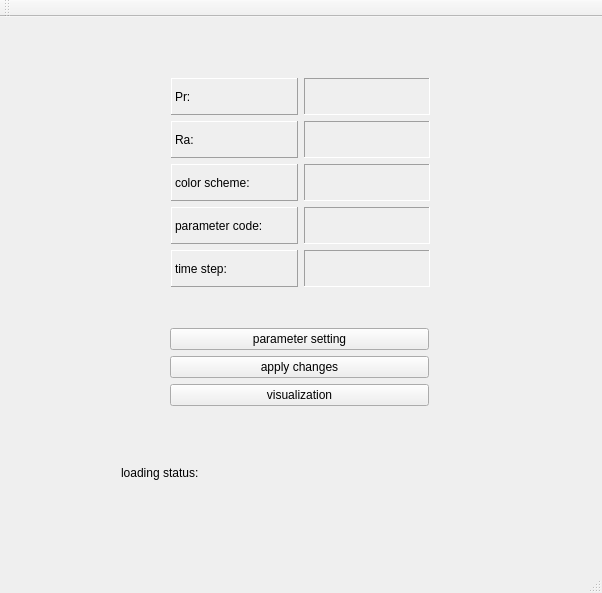
<?xml version="1.0" encoding="UTF-8"?>
<ui version="4.0">
 <class>RBCGUI</class>
 <widget class="QMainWindow" name="RBCGUI">
  <property name="geometry">
   <rect>
    <x>0</x>
    <y>0</y>
    <width>602</width>
    <height>593</height>
   </rect>
  </property>
  <property name="windowTitle">
   <string>RBCGUI</string>
  </property>
  <property name="styleSheet">
   <string notr="true"/>
  </property>
  <widget class="QWidget" name="centralWidget">
   <widget class="QWidget" name="gridLayoutWidget">
    <property name="geometry">
     <rect>
      <x>160</x>
      <y>50</y>
      <width>281</width>
      <height>231</height>
     </rect>
    </property>
    <layout class="QGridLayout" name="gridLayout">
     <item row="3" column="0">
      <widget class="QLabel" name="ParameterCode_label">
       <property name="frameShape">
        <enum>QFrame::Panel</enum>
       </property>
       <property name="frameShadow">
        <enum>QFrame::Raised</enum>
       </property>
       <property name="text">
        <string>parameter code:</string>
       </property>
      </widget>
     </item>
     <item row="1" column="1">
      <widget class="QLabel" name="Ra_display">
       <property name="frameShape">
        <enum>QFrame::Panel</enum>
       </property>
       <property name="frameShadow">
        <enum>QFrame::Sunken</enum>
       </property>
       <property name="text">
        <string/>
       </property>
      </widget>
     </item>
     <item row="1" column="0">
      <widget class="QLabel" name="Ra_label">
       <property name="frameShape">
        <enum>QFrame::Panel</enum>
       </property>
       <property name="frameShadow">
        <enum>QFrame::Raised</enum>
       </property>
       <property name="text">
        <string>Ra:</string>
       </property>
      </widget>
     </item>
     <item row="2" column="0">
      <widget class="QLabel" name="ColorScheme_label">
       <property name="frameShape">
        <enum>QFrame::Panel</enum>
       </property>
       <property name="frameShadow">
        <enum>QFrame::Raised</enum>
       </property>
       <property name="text">
        <string>color scheme:</string>
       </property>
      </widget>
     </item>
     <item row="0" column="0">
      <widget class="QLabel" name="Pr_label">
       <property name="frameShape">
        <enum>QFrame::Panel</enum>
       </property>
       <property name="frameShadow">
        <enum>QFrame::Raised</enum>
       </property>
       <property name="text">
        <string>Pr:</string>
       </property>
      </widget>
     </item>
     <item row="3" column="1">
      <widget class="QLabel" name="ParemeterCode_display">
       <property name="frameShape">
        <enum>QFrame::Panel</enum>
       </property>
       <property name="frameShadow">
        <enum>QFrame::Sunken</enum>
       </property>
       <property name="text">
        <string/>
       </property>
      </widget>
     </item>
     <item row="0" column="1">
      <widget class="QLabel" name="Pr_display">
       <property name="frameShape">
        <enum>QFrame::Panel</enum>
       </property>
       <property name="frameShadow">
        <enum>QFrame::Sunken</enum>
       </property>
       <property name="text">
        <string/>
       </property>
      </widget>
     </item>
     <item row="2" column="1">
      <widget class="QLabel" name="ColorScheme_display">
       <property name="frameShape">
        <enum>QFrame::Panel</enum>
       </property>
       <property name="frameShadow">
        <enum>QFrame::Sunken</enum>
       </property>
       <property name="text">
        <string/>
       </property>
      </widget>
     </item>
     <item row="4" column="0">
      <widget class="QLabel" name="TimeStep_label">
       <property name="frameShape">
        <enum>QFrame::Panel</enum>
       </property>
       <property name="frameShadow">
        <enum>QFrame::Raised</enum>
       </property>
       <property name="text">
        <string>time step:</string>
       </property>
      </widget>
     </item>
     <item row="4" column="1">
      <widget class="QLabel" name="TimeStep_display">
       <property name="frameShape">
        <enum>QFrame::Panel</enum>
       </property>
       <property name="frameShadow">
        <enum>QFrame::Sunken</enum>
       </property>
       <property name="text">
        <string/>
       </property>
      </widget>
     </item>
    </layout>
   </widget>
   <widget class="QWidget" name="verticalLayoutWidget">
    <property name="geometry">
     <rect>
      <x>159</x>
      <y>300</y>
      <width>281</width>
      <height>100</height>
     </rect>
    </property>
    <layout class="QVBoxLayout" name="verticalLayout">
     <item>
      <widget class="QPushButton" name="para_setting">
       <property name="text">
        <string>parameter setting</string>
       </property>
      </widget>
     </item>
     <item>
      <widget class="QPushButton" name="apply_changes">
       <property name="text">
        <string>apply changes</string>
       </property>
      </widget>
     </item>
     <item>
      <widget class="QPushButton" name="visualization">
       <property name="text">
        <string>visualization</string>
       </property>
      </widget>
     </item>
    </layout>
   </widget>
   <widget class="QWidget" name="gridLayoutWidget_2">
    <property name="geometry">
     <rect>
      <x>110</x>
      <y>430</y>
      <width>371</width>
      <height>51</height>
     </rect>
    </property>
    <layout class="QGridLayout" name="gridLayout_2">
     <item row="0" column="0">
      <widget class="QLabel" name="loadLabel">
       <property name="text">
        <string>loading status:</string>
       </property>
      </widget>
     </item>
     <item row="0" column="1">
      <widget class="QLabel" name="statusLabel">
       <property name="text">
        <string/>
       </property>
      </widget>
     </item>
    </layout>
   </widget>
  </widget>
  <widget class="QMenuBar" name="menuBar">
   <property name="geometry">
    <rect>
     <x>0</x>
     <y>0</y>
     <width>602</width>
     <height>26</height>
    </rect>
   </property>
  </widget>
  <widget class="QToolBar" name="mainToolBar">
   <attribute name="toolBarArea">
    <enum>TopToolBarArea</enum>
   </attribute>
   <attribute name="toolBarBreak">
    <bool>false</bool>
   </attribute>
  </widget>
  <widget class="QStatusBar" name="statusBar"/>
 </widget>
 <layoutdefault spacing="6" margin="11"/>
 <resources/>
 <connections/>
</ui>
